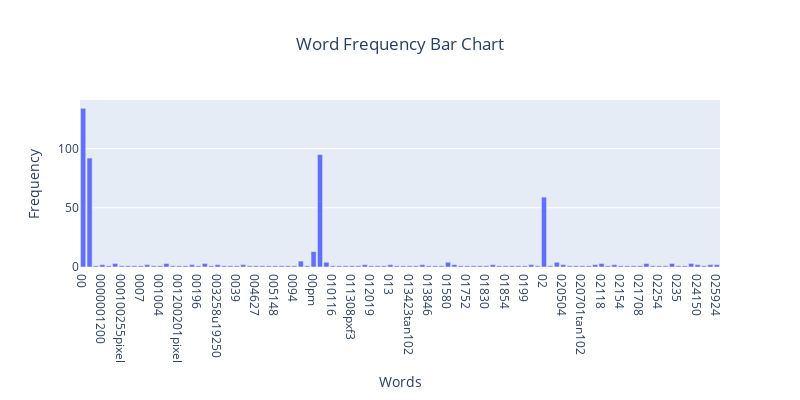

Notebook code cell kept with this figure:
### Markdown cell above
### >>> **Exercise 13 (take home):**
If you want a nicer interactive visualization here, I would encourage you try to install and use plotly to achieve this.

### Code cell
import plotly.express as px
import plotly.graph_objects as go

x_data = count_vect.get_feature_names()[:300]
y_data = term_frequencies[:300]

fig = go.Figure()
fig.add_trace(
    go.Bar(
        x=x_data,
        y=y_data,
    )
)

fig.update_layout(
    xaxis_title="Words",
    yaxis_title="Frequency",
    title_text="Word Frequency Bar Chart",
    title_x=0.5,  
    width=800,
    height=400,
)
fig.show()

### Figure 1 — Plotly figure (JSON) as saved in the notebook; plotly's stock layout.template omitted (floating-point values rounded to 4 significant figures)
{"data": [{"type": "bar", "x": ["00", "000", "0000", "0000001200", "000005102000", "0001", "000100255pixel", "00014", "000406", "0007", "000usd", "0010", "001004", "0010580b", "001125", "001200201pixel", "0014", "001642", "00196", "002", "0028", "003258u19250", "0033", "0038", "0039", "004021809", "004158", "004627", "0049", "00500", "005148", "00630", "008561", "0094", "00am", "00index", "00pm", "01", "0100", "010116", "010702", "011255", "011308pxf3", "011605", "011720", "012019", "012536", "012946", "013", "013034", "0131", "013423tan102", "013657", "0138", "013846", "0150", "015518", "01580", "015931", "01720", "01752", "0179", "01821", "01830", "0184", "01852", "01854", "01890", "0195", "0199", "01a", "01wb", "02", "020", "0200", "020504", "020637", "020646", "020701tan102", "020751", "02115", "02118", "02139", "02142", "02154", "02160", "021635", "021708", "02173", "0223", "02254", "022621tan102", "023044", "0235", "0237", "024103", "024150", "024626", "025240", "025924"], "y": [134, 92, 1, 2, 1, 3, 1, 1, 1, 1, 2, 1, 1, 3, 1, 1, 1, 2, 1, 3, 1, 2, 1, 1, 1, 2, 1, 1, 1, 1, 1, 1, 1, 1, 5, 1, 13, 95, 4, 1, 1, 1, 1, 1, 2, 1, 1, 1, 2, 1, 1, 1, 1, 2, 1, 1, 1, 4, 2, 1, 1, 1, 1, 1, 2, 1, 1, 1, 1, 1, 2, 1, 59, 1, 4, 2, 1, 1, 1, 1, 2, 3, 1, 2, 1, 1, 1, 1, 3, 1, 1, 1, 3, 1, 1, 3, 2, 1, 2, 2]}], "layout": {"height": 400, "title": {"text": "Word Frequency Bar Chart", "x": 0.5}, "width": 800, "xaxis": {"title": {"text": "Words"}}, "yaxis": {"title": {"text": "Frequency"}}}}
